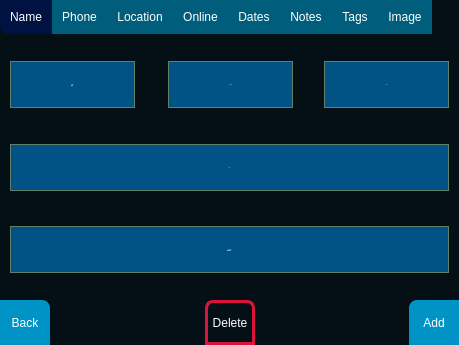
<?xml version="1.0" encoding="UTF-8"?>
<ui version="4.0">
 <class>Entry</class>
 <widget class="QMainWindow" name="Entry">
  <property name="geometry">
   <rect>
    <x>0</x>
    <y>0</y>
    <width>459</width>
    <height>345</height>
   </rect>
  </property>
  <property name="minimumSize">
   <size>
    <width>459</width>
    <height>345</height>
   </size>
  </property>
  <property name="maximumSize">
   <size>
    <width>459</width>
    <height>345</height>
   </size>
  </property>
  <property name="windowTitle">
   <string>MainWindow</string>
  </property>
  <property name="styleSheet">
   <string notr="true">background: #040F16;
</string>
  </property>
  <widget class="QWidget" name="centralwidget">
   <widget class="QTabWidget" name="tabWidget">
    <property name="geometry">
     <rect>
      <x>0</x>
      <y>0</y>
      <width>459</width>
      <height>300</height>
     </rect>
    </property>
    <property name="font">
     <font/>
    </property>
    <property name="cursor">
     <cursorShape>PointingHandCursor</cursorShape>
    </property>
    <property name="whatsThis">
     <string>&lt;html&gt;&lt;head/&gt;&lt;body&gt;&lt;p&gt;&lt;br/&gt;&lt;/p&gt;&lt;/body&gt;&lt;/html&gt;</string>
    </property>
    <property name="styleSheet">
     <string notr="true">QTabWidget {
	background-color: #040F16;
	color: #040F16;
	border: none;
}

QTabBar::tab {
  	background: #005E7C;
  	color: white;
  	padding: 10px;
}

QTabBar::tab:selected {
  	background: #001242;
	border-bottom-left-radius: 8px;
}</string>
    </property>
    <property name="tabPosition">
     <enum>QTabWidget::North</enum>
    </property>
    <property name="tabShape">
     <enum>QTabWidget::Rounded</enum>
    </property>
    <property name="currentIndex">
     <number>0</number>
    </property>
    <widget class="QWidget" name="Name">
     <property name="font">
      <font/>
     </property>
     <property name="accessibleName">
      <string/>
     </property>
     <property name="layoutDirection">
      <enum>Qt::LeftToRight</enum>
     </property>
     <attribute name="title">
      <string>Name</string>
     </attribute>
     <widget class="QLineEdit" name="first">
      <property name="geometry">
       <rect>
        <x>10</x>
        <y>27</y>
        <width>125</width>
        <height>47</height>
       </rect>
      </property>
      <property name="font">
       <font>
        <pointsize>-1</pointsize>
        <italic>false</italic>
        <bold>true</bold>
        <underline>true</underline>
       </font>
      </property>
      <property name="styleSheet">
       <string notr="true">background-color: #005384;
border: 1px solid #5F8169;
border-radius: 0px;
color: white;
font: 600 23px &quot;Open Sans SemiBold&quot;;</string>
      </property>
      <property name="text">
       <string/>
      </property>
      <property name="alignment">
       <set>Qt::AlignCenter</set>
      </property>
      <property name="placeholderText">
       <string>First</string>
      </property>
     </widget>
     <widget class="QLineEdit" name="middle">
      <property name="geometry">
       <rect>
        <x>168</x>
        <y>27</y>
        <width>125</width>
        <height>47</height>
       </rect>
      </property>
      <property name="font">
       <font>
        <pointsize>-1</pointsize>
        <italic>false</italic>
        <bold>true</bold>
       </font>
      </property>
      <property name="styleSheet">
       <string notr="true">background-color: #005384;
border: 1px solid #5F8169;
border-radius: 0px;
color: white;
font: 600 23px &quot;Open Sans SemiBold&quot;;</string>
      </property>
      <property name="text">
       <string/>
      </property>
      <property name="alignment">
       <set>Qt::AlignCenter</set>
      </property>
      <property name="placeholderText">
       <string>Middle</string>
      </property>
     </widget>
     <widget class="QLineEdit" name="last">
      <property name="geometry">
       <rect>
        <x>324</x>
        <y>27</y>
        <width>125</width>
        <height>47</height>
       </rect>
      </property>
      <property name="font">
       <font>
        <pointsize>-1</pointsize>
        <italic>false</italic>
        <bold>true</bold>
       </font>
      </property>
      <property name="styleSheet">
       <string notr="true">background-color: #005384;
border: 1px solid #5F8169;
border-radius: 0px;
color: white;
font: 600 23px &quot;Open Sans SemiBold&quot;;</string>
      </property>
      <property name="text">
       <string/>
      </property>
      <property name="alignment">
       <set>Qt::AlignCenter</set>
      </property>
      <property name="placeholderText">
       <string>Last</string>
      </property>
     </widget>
     <widget class="QLineEdit" name="company">
      <property name="geometry">
       <rect>
        <x>10</x>
        <y>192</y>
        <width>439</width>
        <height>47</height>
       </rect>
      </property>
      <property name="font">
       <font>
        <pointsize>-1</pointsize>
        <italic>false</italic>
        <bold>true</bold>
        <underline>true</underline>
       </font>
      </property>
      <property name="toolTip">
       <string/>
      </property>
      <property name="styleSheet">
       <string notr="true">background-color: #005384;
border: 1px solid #5F8169;
border-radius: 0px;
color: white;
font: 600 23px &quot;Open Sans SemiBold&quot;;</string>
      </property>
      <property name="alignment">
       <set>Qt::AlignCenter</set>
      </property>
      <property name="placeholderText">
       <string>Company</string>
      </property>
     </widget>
     <widget class="QLineEdit" name="title">
      <property name="geometry">
       <rect>
        <x>10</x>
        <y>110</y>
        <width>439</width>
        <height>47</height>
       </rect>
      </property>
      <property name="font">
       <font>
        <pointsize>-1</pointsize>
        <italic>false</italic>
        <bold>true</bold>
       </font>
      </property>
      <property name="styleSheet">
       <string notr="true">background-color: #005384;
border: 1px solid #5F8169;
border-radius: 0px;
color: white;
font: 600 23px &quot;Open Sans SemiBold&quot;;</string>
      </property>
      <property name="alignment">
       <set>Qt::AlignCenter</set>
      </property>
      <property name="placeholderText">
       <string>Title</string>
      </property>
     </widget>
    </widget>
    <widget class="QWidget" name="Phones">
     <property name="cursor">
      <cursorShape>ArrowCursor</cursorShape>
     </property>
     <attribute name="title">
      <string>Phone</string>
     </attribute>
     <widget class="QLineEdit" name="home">
      <property name="geometry">
       <rect>
        <x>79</x>
        <y>27</y>
        <width>301</width>
        <height>47</height>
       </rect>
      </property>
      <property name="font">
       <font>
        <pointsize>-1</pointsize>
        <italic>false</italic>
        <bold>true</bold>
       </font>
      </property>
      <property name="styleSheet">
       <string notr="true">background-color: #005384;
border: 1px solid #5F8169;
border-radius: 0px;
color: white;
font: 600 21px &quot;Open Sans SemiBold&quot;;</string>
      </property>
      <property name="text">
       <string/>
      </property>
      <property name="alignment">
       <set>Qt::AlignCenter</set>
      </property>
      <property name="placeholderText">
       <string>Home</string>
      </property>
     </widget>
     <widget class="QLineEdit" name="mobile">
      <property name="geometry">
       <rect>
        <x>79</x>
        <y>110</y>
        <width>301</width>
        <height>47</height>
       </rect>
      </property>
      <property name="font">
       <font>
        <pointsize>-1</pointsize>
        <italic>false</italic>
        <bold>true</bold>
       </font>
      </property>
      <property name="styleSheet">
       <string notr="true">background-color: #005384;
border: 1px solid #5F8169;
border-radius: 0px;
color: white;
font: 600 21px &quot;Open Sans SemiBold&quot;;</string>
      </property>
      <property name="alignment">
       <set>Qt::AlignCenter</set>
      </property>
      <property name="placeholderText">
       <string>Mobile</string>
      </property>
     </widget>
     <widget class="QLineEdit" name="work">
      <property name="geometry">
       <rect>
        <x>79</x>
        <y>192</y>
        <width>301</width>
        <height>47</height>
       </rect>
      </property>
      <property name="font">
       <font>
        <pointsize>-1</pointsize>
        <italic>false</italic>
        <bold>true</bold>
       </font>
      </property>
      <property name="styleSheet">
       <string notr="true">background-color: #005384;
border: 1px solid #5F8169;
border-radius: 0px;
color: white;
font: 600 21px &quot;Open Sans SemiBold&quot;;</string>
      </property>
      <property name="alignment">
       <set>Qt::AlignCenter</set>
      </property>
      <property name="placeholderText">
       <string>Work</string>
      </property>
     </widget>
    </widget>
    <widget class="QWidget" name="Location">
     <property name="cursor">
      <cursorShape>ArrowCursor</cursorShape>
     </property>
     <attribute name="title">
      <string>Location</string>
     </attribute>
     <widget class="QLineEdit" name="address">
      <property name="geometry">
       <rect>
        <x>10</x>
        <y>57</y>
        <width>439</width>
        <height>47</height>
       </rect>
      </property>
      <property name="font">
       <font>
        <pointsize>-1</pointsize>
        <italic>false</italic>
        <bold>true</bold>
       </font>
      </property>
      <property name="styleSheet">
       <string notr="true">background-color: #005384;
border: 1px solid #5F8169;
border-radius: 0px;
color: white;
font: 600 23px &quot;Open Sans SemiBold&quot;;</string>
      </property>
      <property name="alignment">
       <set>Qt::AlignCenter</set>
      </property>
      <property name="placeholderText">
       <string>Address</string>
      </property>
     </widget>
     <widget class="QLineEdit" name="state">
      <property name="geometry">
       <rect>
        <x>168</x>
        <y>162</y>
        <width>125</width>
        <height>47</height>
       </rect>
      </property>
      <property name="font">
       <font>
        <pointsize>-1</pointsize>
        <italic>false</italic>
        <bold>true</bold>
       </font>
      </property>
      <property name="styleSheet">
       <string notr="true">background-color: #005384;
border: 1px solid #5F8169;
border-radius: 0px;
color: white;
font: 600 23px &quot;Open Sans SemiBold&quot;;</string>
      </property>
      <property name="text">
       <string/>
      </property>
      <property name="alignment">
       <set>Qt::AlignCenter</set>
      </property>
      <property name="placeholderText">
       <string>State</string>
      </property>
     </widget>
     <widget class="QLineEdit" name="city">
      <property name="geometry">
       <rect>
        <x>10</x>
        <y>162</y>
        <width>125</width>
        <height>47</height>
       </rect>
      </property>
      <property name="font">
       <font>
        <pointsize>-1</pointsize>
        <italic>false</italic>
        <bold>true</bold>
       </font>
      </property>
      <property name="styleSheet">
       <string notr="true">background-color: #005384;
border: 1px solid #5F8169;
border-radius: 0px;
color: white;
font: 600 23px &quot;Open Sans SemiBold&quot;;</string>
      </property>
      <property name="text">
       <string/>
      </property>
      <property name="alignment">
       <set>Qt::AlignCenter</set>
      </property>
      <property name="placeholderText">
       <string>City</string>
      </property>
     </widget>
     <widget class="QLineEdit" name="zip">
      <property name="geometry">
       <rect>
        <x>324</x>
        <y>162</y>
        <width>125</width>
        <height>47</height>
       </rect>
      </property>
      <property name="font">
       <font>
        <pointsize>-1</pointsize>
        <italic>false</italic>
        <bold>true</bold>
       </font>
      </property>
      <property name="styleSheet">
       <string notr="true">background-color: #005384;
border: 1px solid #5F8169;
border-radius: 0px;
color: white;
font: 600 23px &quot;Open Sans SemiBold&quot;;</string>
      </property>
      <property name="text">
       <string/>
      </property>
      <property name="alignment">
       <set>Qt::AlignCenter</set>
      </property>
      <property name="placeholderText">
       <string>Zip</string>
      </property>
     </widget>
    </widget>
    <widget class="QWidget" name="Online">
     <property name="cursor">
      <cursorShape>ArrowCursor</cursorShape>
     </property>
     <attribute name="title">
      <string>Online</string>
     </attribute>
     <widget class="QLineEdit" name="email">
      <property name="geometry">
       <rect>
        <x>10</x>
        <y>57</y>
        <width>439</width>
        <height>47</height>
       </rect>
      </property>
      <property name="font">
       <font>
        <pointsize>-1</pointsize>
        <italic>false</italic>
        <bold>true</bold>
       </font>
      </property>
      <property name="styleSheet">
       <string notr="true">background-color: #005384;
border: 1px solid #5F8169;
border-radius: 0px;
color: white;
font: 600 23px &quot;Open Sans SemiBold&quot;;</string>
      </property>
      <property name="alignment">
       <set>Qt::AlignCenter</set>
      </property>
      <property name="placeholderText">
       <string>Email</string>
      </property>
     </widget>
     <widget class="QLineEdit" name="website">
      <property name="geometry">
       <rect>
        <x>10</x>
        <y>162</y>
        <width>439</width>
        <height>47</height>
       </rect>
      </property>
      <property name="font">
       <font>
        <pointsize>-1</pointsize>
        <italic>false</italic>
        <bold>true</bold>
       </font>
      </property>
      <property name="styleSheet">
       <string notr="true">background-color: #005384;
border: 1px solid #5F8169;
border-radius: 0px;
color: white;
font: 600 23px &quot;Open Sans SemiBold&quot;;</string>
      </property>
      <property name="alignment">
       <set>Qt::AlignCenter</set>
      </property>
      <property name="placeholderText">
       <string>Website</string>
      </property>
     </widget>
    </widget>
    <widget class="QWidget" name="Dates">
     <property name="cursor">
      <cursorShape>ArrowCursor</cursorShape>
     </property>
     <attribute name="title">
      <string>Dates</string>
     </attribute>
     <widget class="QLineEdit" name="birthday">
      <property name="geometry">
       <rect>
        <x>10</x>
        <y>57</y>
        <width>439</width>
        <height>47</height>
       </rect>
      </property>
      <property name="font">
       <font>
        <pointsize>-1</pointsize>
        <italic>false</italic>
        <bold>true</bold>
       </font>
      </property>
      <property name="styleSheet">
       <string notr="true">background-color: #005384;
border: 1px solid #5F8169;
border-radius: 0px;
color: white;
font: 600 23px &quot;Open Sans SemiBold&quot;;</string>
      </property>
      <property name="alignment">
       <set>Qt::AlignCenter</set>
      </property>
      <property name="placeholderText">
       <string>Birthday</string>
      </property>
     </widget>
     <widget class="QLineEdit" name="anniversary">
      <property name="geometry">
       <rect>
        <x>10</x>
        <y>162</y>
        <width>439</width>
        <height>47</height>
       </rect>
      </property>
      <property name="font">
       <font>
        <pointsize>-1</pointsize>
        <italic>false</italic>
        <bold>true</bold>
       </font>
      </property>
      <property name="styleSheet">
       <string notr="true">background-color: #005384;
border: 1px solid #5F8169;
border-radius: 0px;
color: white;
font: 600 23px &quot;Open Sans SemiBold&quot;;</string>
      </property>
      <property name="alignment">
       <set>Qt::AlignCenter</set>
      </property>
      <property name="placeholderText">
       <string>Anniversary</string>
      </property>
     </widget>
    </widget>
    <widget class="QWidget" name="Notes">
     <property name="cursor">
      <cursorShape>ArrowCursor</cursorShape>
     </property>
     <attribute name="title">
      <string>Notes</string>
     </attribute>
     <widget class="QTextEdit" name="notes">
      <property name="geometry">
       <rect>
        <x>10</x>
        <y>10</y>
        <width>439</width>
        <height>246</height>
       </rect>
      </property>
      <property name="font">
       <font>
        <pointsize>-1</pointsize>
        <italic>false</italic>
        <bold>true</bold>
       </font>
      </property>
      <property name="styleSheet">
       <string notr="true">background-color: #005384;
border: 1px solid #5F8169;
border-radius: 0px;
color: white;
font: 600 19px &quot;Open Sans SemiBold&quot;;</string>
      </property>
      <property name="placeholderText">
       <string>Notes</string>
      </property>
     </widget>
    </widget>
    <widget class="QWidget" name="Tags">
     <attribute name="title">
      <string>Tags</string>
     </attribute>
     <widget class="QListWidget" name="tags_list">
      <property name="geometry">
       <rect>
        <x>10</x>
        <y>10</y>
        <width>439</width>
        <height>246</height>
       </rect>
      </property>
      <property name="styleSheet">
       <string notr="true">QListWidget {
background: #005E7C;
font: 600 20px &quot;Open Sans SemiBold&quot;;
color: #040F16;
}
QListWidget:item:selected {
background: #005E7C;
color: white;
border: none;
}</string>
      </property>
      <property name="verticalScrollBarPolicy">
       <enum>Qt::ScrollBarAlwaysOff</enum>
      </property>
      <property name="horizontalScrollBarPolicy">
       <enum>Qt::ScrollBarAlwaysOff</enum>
      </property>
     </widget>
    </widget>
    <widget class="QWidget" name="Image">
     <attribute name="title">
      <string>Image</string>
     </attribute>
     <widget class="QLabel" name="imageDisplay">
      <property name="geometry">
       <rect>
        <x>130</x>
        <y>55</y>
        <width>200</width>
        <height>200</height>
       </rect>
      </property>
      <property name="styleSheet">
       <string notr="true">background-color: #005384;
border: 2px solid white;
border-radius: 0px;
color: white;
font: 600 19px &quot;Open Sans SemiBold&quot;;</string>
      </property>
      <property name="text">
       <string/>
      </property>
     </widget>
     <widget class="QPushButton" name="imageBtn">
      <property name="geometry">
       <rect>
        <x>10</x>
        <y>10</y>
        <width>439</width>
        <height>35</height>
       </rect>
      </property>
      <property name="styleSheet">
       <string notr="true">QPushButton {
	background: #005384;
	border: 3px solid #005384;
	border-radius: 0px;
	font: 600 20px &quot;Open Sans SemiBold&quot;;
	color: white;
}

QPushButton:hover{
    background: #5F8169;
	border: 3px solid #1B2C2B;
}</string>
      </property>
      <property name="text">
       <string>Select Image</string>
      </property>
     </widget>
    </widget>
   </widget>
   <widget class="QPushButton" name="back">
    <property name="geometry">
     <rect>
      <x>0</x>
      <y>300</y>
      <width>50</width>
      <height>45</height>
     </rect>
    </property>
    <property name="font">
     <font/>
    </property>
    <property name="cursor">
     <cursorShape>PointingHandCursor</cursorShape>
    </property>
    <property name="styleSheet">
     <string notr="true">background-color: #0094C6;
border: none;
color: white;
border-top-right-radius: 8px;</string>
    </property>
    <property name="text">
     <string>Back</string>
    </property>
   </widget>
   <widget class="QPushButton" name="del">
    <property name="geometry">
     <rect>
      <x>205</x>
      <y>300</y>
      <width>50</width>
      <height>45</height>
     </rect>
    </property>
    <property name="font">
     <font/>
    </property>
    <property name="cursor">
     <cursorShape>PointingHandCursor</cursorShape>
    </property>
    <property name="styleSheet">
     <string notr="true">background-color: #040F16;
border: 3px solid crimson;
color: white;
border-top-right-radius: 8px;
border-top-left-radius: 8px;</string>
    </property>
    <property name="text">
     <string>Delete</string>
    </property>
   </widget>
   <widget class="QPushButton" name="add">
    <property name="geometry">
     <rect>
      <x>409</x>
      <y>300</y>
      <width>50</width>
      <height>45</height>
     </rect>
    </property>
    <property name="font">
     <font/>
    </property>
    <property name="cursor">
     <cursorShape>PointingHandCursor</cursorShape>
    </property>
    <property name="styleSheet">
     <string notr="true">background-color: #0094C6;
border: none;
color: white;
border-top-left-radius: 8px;</string>
    </property>
    <property name="text">
     <string>Add</string>
    </property>
   </widget>
   <zorder>tabWidget</zorder>
   <zorder>del</zorder>
   <zorder>back</zorder>
   <zorder>add</zorder>
  </widget>
 </widget>
 <resources/>
 <connections/>
</ui>
